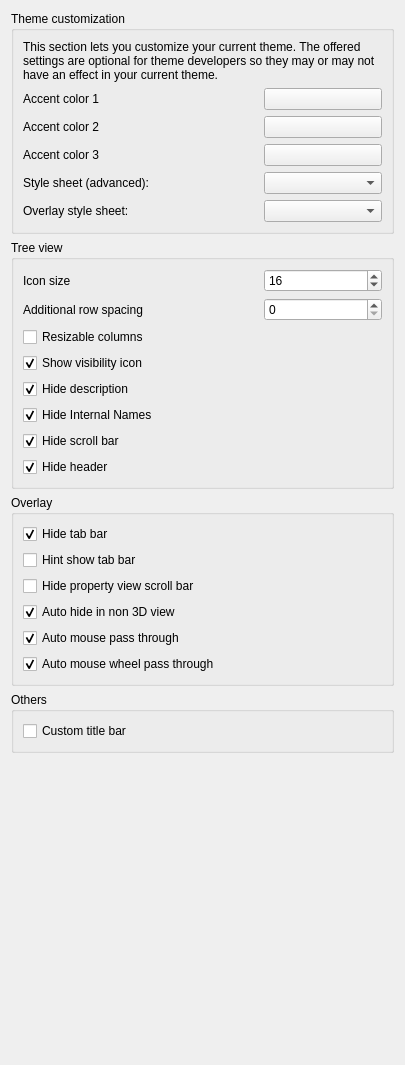
<?xml version="1.0" encoding="UTF-8"?>
<ui version="4.0">
 <class>Gui::Dialog::DlgSettingsUI</class>
 <widget class="QWidget" name="Gui::Dialog::DlgSettingsUI">
  <property name="geometry">
   <rect>
    <x>0</x>
    <y>0</y>
    <width>405</width>
    <height>1065</height>
   </rect>
  </property>
  <property name="windowTitle">
   <string>UI</string>
  </property>
  <layout class="QVBoxLayout" name="verticalLayout">
   <item>
    <widget class="QGroupBox" name="groupBox">
     <property name="title">
      <string>Theme customization</string>
     </property>
     <layout class="QVBoxLayout" name="verticalLayout_2">
      <item>
       <widget class="QLabel" name="label">
        <property name="text">
         <string>This section lets you customize your current theme. The offered settings are optional for theme developers so they may or may not have an effect in your current theme.</string>
        </property>
        <property name="wordWrap">
         <bool>true</bool>
        </property>
       </widget>
      </item>
      <item>
       <layout class="QGridLayout" columnstretch="2,1,0">
        <item row="0" column="0">
         <widget class="QLabel" name="label1">
          <property name="text">
           <string>Accent color 1</string>
          </property>
          <property name="buddy">
           <cstring>ThemeAccentColor1</cstring>
          </property>
         </widget>
        </item>
        <item row="0" column="1">
         <widget class="Gui::PrefColorButton" name="ThemeAccentColor1">
          <property name="sizePolicy">
           <sizepolicy hsizetype="MinimumExpanding" vsizetype="Fixed">
            <horstretch>0</horstretch>
            <verstretch>0</verstretch>
           </sizepolicy>
          </property>
          <property name="toolTip">
           <string>This color might be used by your theme to let you customize it.</string>
          </property>
          <property name="color" stdset="0">
           <color>
            <red>85</red>
            <green>123</green>
            <blue>182</blue>
           </color>
          </property>
          <property name="prefEntry" stdset="0">
           <cstring>ThemeAccentColor1</cstring>
          </property>
          <property name="prefPath" stdset="0">
           <cstring>Themes</cstring>
          </property>
         </widget>
        </item>
        <item row="1" column="0">
         <widget class="QLabel" name="label2">
          <property name="text">
           <string>Accent color 2</string>
          </property>
          <property name="buddy">
           <cstring>ThemeAccentColor2</cstring>
          </property>
         </widget>
        </item>
        <item row="2" column="0">
         <widget class="QLabel" name="label3">
          <property name="text">
           <string>Accent color 3</string>
          </property>
          <property name="buddy">
           <cstring>ThemeAccentColor3</cstring>
          </property>
         </widget>
        </item>
        <item row="3" column="0">
         <widget class="QLabel" name="styleSheetLabel">
          <property name="text">
           <string>Style sheet (advanced):</string>
          </property>
          <property name="buddy">
           <cstring>StyleSheets</cstring>
          </property>
         </widget>
        </item>
        <item row="4" column="0">
         <widget class="QLabel" name="label_2">
          <property name="text">
           <string>Overlay style sheet:</string>
          </property>
          <property name="buddy">
           <cstring>OverlayStyleSheets</cstring>
          </property>
         </widget>
        </item>
        <item row="1" column="1">
         <widget class="Gui::PrefColorButton" name="ThemeAccentColor2">
          <property name="sizePolicy">
           <sizepolicy hsizetype="MinimumExpanding" vsizetype="Fixed">
            <horstretch>0</horstretch>
            <verstretch>0</verstretch>
           </sizepolicy>
          </property>
          <property name="toolTip">
           <string>This color might be used by your theme to let you customize it.</string>
          </property>
          <property name="color" stdset="0">
           <color>
            <red>85</red>
            <green>123</green>
            <blue>182</blue>
           </color>
          </property>
          <property name="prefEntry" stdset="0">
           <cstring>ThemeAccentColor2</cstring>
          </property>
          <property name="prefPath" stdset="0">
           <cstring>Themes</cstring>
          </property>
         </widget>
        </item>
        <item row="2" column="1">
         <widget class="Gui::PrefColorButton" name="ThemeAccentColor3">
          <property name="sizePolicy">
           <sizepolicy hsizetype="MinimumExpanding" vsizetype="Fixed">
            <horstretch>0</horstretch>
            <verstretch>0</verstretch>
           </sizepolicy>
          </property>
          <property name="toolTip">
           <string>This color might be used by your theme to let you customize it.</string>
          </property>
          <property name="color" stdset="0">
           <color>
            <red>85</red>
            <green>123</green>
            <blue>182</blue>
           </color>
          </property>
          <property name="prefEntry" stdset="0">
           <cstring>ThemeAccentColor3</cstring>
          </property>
          <property name="prefPath" stdset="0">
           <cstring>Themes</cstring>
          </property>
         </widget>
        </item>
        <item row="3" column="1">
         <widget class="Gui::PrefComboBox" name="StyleSheets">
          <property name="toolTip">
           <string>Style sheet how user interface will look like</string>
          </property>
          <property name="prefPath" stdset="0">
           <cstring>MainWindow</cstring>
          </property>
          <property name="prefEntry" stdset="0">
           <cstring>StyleSheet</cstring>
          </property>
          <property name="prefType" stdset="0">
           <cstring></cstring>
          </property>
         </widget>
        </item>
        <item row="4" column="1">
         <widget class="Gui::PrefComboBox" name="OverlayStyleSheets">
          <property name="prefPath" stdset="0">
           <cstring>MainWindow</cstring>
          </property>
          <property name="prefEntry" stdset="0">
           <cstring>OverlayActiveStyleSheet</cstring>
          </property>
          <property name="prefType" stdset="0">
           <cstring></cstring>
          </property>
         </widget>
        </item>
       </layout>
      </item>
     </layout>
    </widget>
   </item>
   <item>
    <widget class="QGroupBox" name="groupBox_2">
     <property name="title">
      <string>Tree view</string>
     </property>
     <layout class="QGridLayout" name="gridLayout1" columnstretch="2,1">
      <item row="5" column="0" colspan="2">
       <widget class="Gui::PrefCheckBox" name="hideInternalNamesCheckBox">
        <property name="toolTip">
         <string>Hide extra tree view column - Internal Names.</string>
        </property>
        <property name="text">
         <string>Hide Internal Names</string>
        </property>
        <property name="checked">
         <bool>true</bool>
        </property>
        <property name="prefEntry" stdset="0">
         <cstring>HideInternalNames</cstring>
        </property>
        <property name="prefPath" stdset="0">
         <cstring>TreeView</cstring>
        </property>
       </widget>
      </item>
      <item row="0" column="1">
       <widget class="Gui::PrefSpinBox" name="iconSizeSpinBox">
        <property name="toolTip">
         <string>Icon size override, set to 0 for the default value.</string>
        </property>
        <property name="singleStep">
         <number>1</number>
        </property>
        <property name="value">
         <number>16</number>
        </property>
        <property name="prefPath" stdset="0">
         <cstring>TreeView</cstring>
        </property>
        <property name="prefEntry" stdset="0">
         <cstring>IconSize</cstring>
        </property>
       </widget>
      </item>
      <item row="1" column="0">
       <widget class="QLabel" name="rowSpacingLabel">
        <property name="text">
         <string>Additional row spacing</string>
        </property>
        <property name="buddy">
         <cstring>rowSpacingSpinBox</cstring>
        </property>
       </widget>
      </item>
      <item row="2" column="0" colspan="2">
       <widget class="Gui::PrefCheckBox" name="resizableColumnsCheckBox">
        <property name="toolTip">
         <string>Allow tree view columns to be manually resized.</string>
        </property>
        <property name="text">
         <string>Resizable columns</string>
        </property>
        <property name="prefEntry" stdset="0">
         <cstring>ResizableColumn</cstring>
        </property>
        <property name="prefPath" stdset="0">
         <cstring>TreeView</cstring>
        </property>
       </widget>
      </item>
      <item row="0" column="0">
       <widget class="QLabel" name="iconSizeLabel">
        <property name="text">
         <string>Icon size</string>
        </property>
        <property name="buddy">
         <cstring>iconSizeSpinBox</cstring>
        </property>
       </widget>
      </item>
      <item row="1" column="1">
       <widget class="Gui::PrefSpinBox" name="rowSpacingSpinBox">
        <property name="toolTip">
         <string>Additional spacing for tree view rows. Bigger values will increase row item heights.</string>
        </property>
        <property name="singleStep">
         <number>1</number>
        </property>
        <property name="value">
         <number>0</number>
        </property>
        <property name="prefPath" stdset="0">
         <cstring>TreeView</cstring>
        </property>
        <property name="prefEntry" stdset="0">
         <cstring>ItemSpacing</cstring>
        </property>
       </widget>
      </item>
      <item row="3" column="0" colspan="2">
       <widget class="Gui::PrefCheckBox" name="showVisibilityIconCheckBox">
        <property name="toolTip">
         <string>If enabled, show an eye icon before the tree view items, showing their visibility status. When clicked the visibility is toggled.</string>
        </property>
        <property name="text">
         <string>Show visibility icon</string>
        </property>
        <property name="checked">
         <bool>true</bool>
        </property>
        <property name="prefEntry" stdset="0">
         <cstring>VisibilityIcon</cstring>
        </property>
        <property name="prefPath" stdset="0">
         <cstring>TreeView</cstring>
        </property>
       </widget>
      </item>
      <item row="7" column="0" colspan="2">
       <widget class="Gui::PrefCheckBox" name="hideHeaderCheckBox">
        <property name="toolTip">
         <string>Hide header with column names from the tree view.</string>
        </property>
        <property name="text">
         <string>Hide header</string>
        </property>
        <property name="checked">
         <bool>true</bool>
        </property>
        <property name="prefEntry" stdset="0">
         <cstring>HideHeaderView</cstring>
        </property>
        <property name="prefPath" stdset="0">
         <cstring>TreeView</cstring>
        </property>
       </widget>
      </item>
      <item row="6" column="0" colspan="2">
       <widget class="Gui::PrefCheckBox" name="hideTreeViewScrollBarCheckBox">
        <property name="toolTip">
         <string>Hide scroll bar from the tree view, scrolling will still be possible using mouse wheel.</string>
        </property>
        <property name="text">
         <string>Hide scroll bar</string>
        </property>
        <property name="checked">
         <bool>true</bool>
        </property>
        <property name="prefEntry" stdset="0">
         <cstring>HideScrollBar</cstring>
        </property>
        <property name="prefPath" stdset="0">
         <cstring>TreeView</cstring>
        </property>
       </widget>
      </item>
      <item row="4" column="0" colspan="2">
       <widget class="Gui::PrefCheckBox" name="hideDescriptionCheckBox">
        <property name="toolTip">
         <string>Hide column with object description in tree view.</string>
        </property>
        <property name="text">
         <string>Hide description</string>
        </property>
        <property name="checked">
         <bool>true</bool>
        </property>
        <property name="prefEntry" stdset="0">
         <cstring>HideColumn</cstring>
        </property>
        <property name="prefPath" stdset="0">
         <cstring>TreeView</cstring>
        </property>
       </widget>
      </item>
     </layout>
    </widget>
   </item>
   <item>
    <widget class="QGroupBox" name="groupBox_3">
     <property name="title">
      <string>Overlay</string>
     </property>
     <layout class="QGridLayout" name="gridLayout_2">
      <item row="0" column="0">
       <widget class="Gui::PrefCheckBox" name="hideTabBarCheckBox">
        <property name="toolTip">
         <string>Hide tab bar in dock overlay</string>
        </property>
        <property name="text">
         <string>Hide tab bar</string>
        </property>
        <property name="checked">
         <bool>true</bool>
        </property>
        <property name="prefEntry" stdset="0">
         <cstring>DockOverlayHideTabBar</cstring>
        </property>
        <property name="prefPath" stdset="0">
         <cstring>View</cstring>
        </property>
       </widget>
      </item>
      <item row="1" column="0">
       <widget class="Gui::PrefCheckBox" name="hintShowTabBarCheckBox">
        <property name="toolTip">
         <string>Show tab bar on mouse over when auto hide</string>
        </property>
        <property name="text">
         <string>Hint show tab bar</string>
        </property>
        <property name="prefEntry" stdset="0">
         <cstring>DockOverlayHintTabBar</cstring>
        </property>
        <property name="prefPath" stdset="0">
         <cstring>View</cstring>
        </property>
       </widget>
      </item>
      <item row="2" column="0">
       <widget class="Gui::PrefCheckBox" name="hidePropertyViewScrollBarCheckBox">
        <property name="toolTip">
         <string>Hide property view scroll bar in dock overlay</string>
        </property>
        <property name="text">
         <string>Hide property view scroll bar</string>
        </property>
        <property name="prefEntry" stdset="0">
         <cstring>DockOverlayHidePropertyViewScrollBar</cstring>
        </property>
        <property name="prefPath" stdset="0">
         <cstring>View</cstring>
        </property>
       </widget>
      </item>
      <item row="3" column="0">
       <widget class="Gui::PrefCheckBox" name="overlayAutoHideCheckBox">
        <property name="toolTip">
         <string>Automatically hide overlaid dock panels when in non 3D view (like TechDraw or Spreadsheet).</string>
        </property>
        <property name="text">
         <string>Auto hide in non 3D view</string>
        </property>
        <property name="checked">
         <bool>true</bool>
        </property>
        <property name="prefEntry" stdset="0">
         <cstring>DockOverlayAutoView</cstring>
        </property>
        <property name="prefPath" stdset="0">
         <cstring>View</cstring>
        </property>
       </widget>
      </item>
      <item row="4" column="0">
       <widget class="Gui::PrefCheckBox" name="mouseClickPassThroughCheckBox">
        <property name="toolTip">
         <string>Auto mouse click through transparent part of dock overlay.</string>
        </property>
        <property name="text">
         <string>Auto mouse pass through</string>
        </property>
        <property name="checked">
         <bool>true</bool>
        </property>
        <property name="prefEntry" stdset="0">
         <cstring>DockOverlayAutoMouseThrough</cstring>
        </property>
        <property name="prefPath" stdset="0">
         <cstring>View</cstring>
        </property>
       </widget>
      </item>
      <item row="5" column="0">
       <widget class="Gui::PrefCheckBox" name="mouseWheelPassThroughCheckBox">
        <property name="toolTip">
         <string>Auto pass through mouse wheel event on transparent dock overlay.</string>
        </property>
        <property name="text">
         <string>Auto mouse wheel pass through</string>
        </property>
        <property name="checked">
         <bool>true</bool>
        </property>
        <property name="prefEntry" stdset="0">
         <cstring>DockOverlayWheelPassThrough</cstring>
        </property>
        <property name="prefPath" stdset="0">
         <cstring>View</cstring>
        </property>
       </widget>
      </item>
     </layout>
    </widget>
   </item>
   <item>
    <widget class="QGroupBox" name="groupBox_4">
     <property name="title">
      <string>Others</string>
     </property>
     <layout class="QGridLayout" name="gridLayout_4">
      <item row="0" column="0">
       <widget class="Gui::PrefCheckBox" name="framelessWindowCheckBox">
        <property name="toolTip">
         <string>Hide native title bar and implement a custom one</string>
        </property>
        <property name="text">
         <string>Custom title bar</string>
        </property>
        <property name="checked">
         <bool>false</bool>
        </property>
        <property name="prefEntry" stdset="0">
         <cstring>FramelessWindow</cstring>
        </property>
        <property name="prefPath" stdset="0">
         <cstring>MainWindow</cstring>
        </property>
       </widget>
      </item>
     </layout>
    </widget>
   </item>
   <item>
    <spacer name="spacer_3">
     <property name="orientation">
      <enum>Qt::Vertical</enum>
     </property>
     <property name="sizeHint" stdset="0">
      <size>
       <width>20</width>
       <height>20</height>
      </size>
     </property>
    </spacer>
   </item>
  </layout>
 </widget>
 <customwidgets>
  <customwidget>
   <class>Gui::ColorButton</class>
   <extends>QPushButton</extends>
   <header>Gui/Widgets.h</header>
  </customwidget>
  <customwidget>
   <class>Gui::PrefColorButton</class>
   <extends>Gui::ColorButton</extends>
   <header>Gui/PrefWidgets.h</header>
  </customwidget>
  <customwidget>
   <class>Gui::PrefComboBox</class>
   <extends>QComboBox</extends>
   <header>Gui/PrefWidgets.h</header>
  </customwidget>
  <customwidget>
   <class>Gui::PrefSpinBox</class>
   <extends>QSpinBox</extends>
   <header>Gui/PrefWidgets.h</header>
  </customwidget>
  <customwidget>
   <class>Gui::PrefCheckBox</class>
   <extends>QCheckBox</extends>
   <header>Gui/PrefWidgets.h</header>
  </customwidget>
 </customwidgets>
 <tabstops>
  <tabstop>ThemeAccentColor1</tabstop>
  <tabstop>ThemeAccentColor2</tabstop>
  <tabstop>ThemeAccentColor3</tabstop>
  <tabstop>StyleSheets</tabstop>
  <tabstop>OverlayStyleSheets</tabstop>
  <tabstop>iconSizeSpinBox</tabstop>
  <tabstop>rowSpacingSpinBox</tabstop>
  <tabstop>resizableColumnsCheckBox</tabstop>
  <tabstop>showVisibilityIconCheckBox</tabstop>
  <tabstop>hideDescriptionCheckBox</tabstop>
  <tabstop>hideInternalNamesCheckBox</tabstop>
  <tabstop>hideTreeViewScrollBarCheckBox</tabstop>
  <tabstop>hideHeaderCheckBox</tabstop>
  <tabstop>hideTabBarCheckBox</tabstop>
  <tabstop>hintShowTabBarCheckBox</tabstop>
  <tabstop>hidePropertyViewScrollBarCheckBox</tabstop>
  <tabstop>overlayAutoHideCheckBox</tabstop>
  <tabstop>mouseClickPassThroughCheckBox</tabstop>
  <tabstop>mouseWheelPassThroughCheckBox</tabstop>
 </tabstops>
 <resources/>
 <connections/>
</ui>
